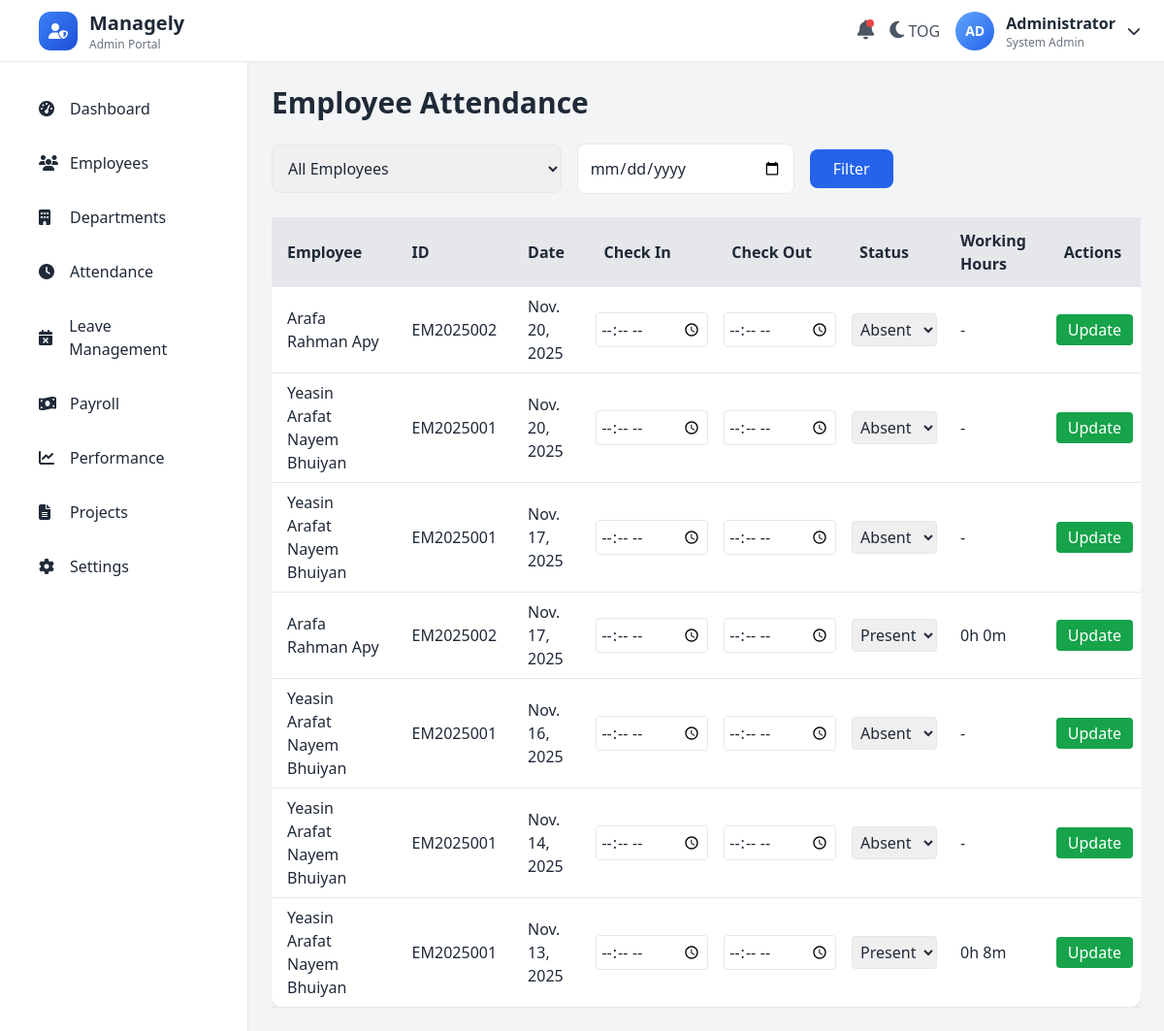
Screenshot of /adminportal/attendance/ (signed in) with the database file from the repository.
### employees/models.py (models this page shows, shortened)
class Attendance(models.Model):
    STATUS_CHOICES = [
        ('Present', 'Present'),
        ('Absent', 'Absent'),
        ('Late', 'Late'),
    ]
    employee = models.ForeignKey(EmployeeProfile, on_delete=models.CASCADE)
    date = models.DateField(default=timezone.localdate)
    check_in = models.TimeField(null=True, blank=True)
    check_out = models.TimeField(null=True, blank=True)
    status = models.CharField(max_length=10, choices=STATUS_CHOICES, default='Absent')
    def working_hours(self):
        if self.check_in and self.check_out:
            check_in_dt = datetime.combine(self.date, self.check_in)
            check_out_dt = datetime.combine(self.date, self.check_out)
            diff = check_out_dt - check_in_dt
            hours = int(diff.total_seconds() // 3600)
            minutes = int((diff.total_seconds() % 3600) // 60)
            return f"{hours}h {minutes}m"
        return "-"

### accounts/models.py (models this page shows, shortened)
class EmployeeProfile(models.Model):
    employee_id = models.CharField(max_length=20, unique=True, blank=True)
    full_name = models.CharField(max_length=100, blank=True, null=True)
    phone = models.CharField(max_length=15)
    department = models.CharField(max_length=50, blank=True, null=True)
    avatar = models.ImageField(upload_to='avatars/', blank=True, null=True)
    password = models.CharField(max_length=128)  # store raw for now
    first_login = models.BooleanField(default=True)
    temp_password = models.CharField(max_length=20, blank=True)  # one-time password
    email = models.EmailField(blank=True, null=True)
    is_active = models.BooleanField(default=True)

### adminpanel/views.py (the view, shortened to what this page needs)
# urls.py: path('attendance/', views.admin_attendance_view,
@login_required(login_url='/admin/')
def admin_attendance_view(request):
    employee_id = request.GET.get("employee_id", "")
    date_filter = request.GET.get("date", "")
    attendances = Attendance.objects.select_related('employee').order_by('-date')
    if employee_id:
        attendances = attendances.filter(employee__employee_id__icontains=employee_id)
    if date_filter:
        attendances = attendances.filter(date=date_filter)
    employees = EmployeeProfile.objects.all()  # for dropdown filter
    context = {
        "attendances": attendances,
        "employees": employees,
        "employee_id": employee_id,
        "date_filter": date_filter,
    }
    return render(request, "admin_attendance.html", context)

### adminpanel/templates/admin_attendance.html (shortened to what this page needs)
{% load static %}
<!DOCTYPE html>
<html lang="en" class="light">
<head>
    <link rel="stylesheet" href="{% static 'css/theme.css' %}">
    <script src="https://cdn.tailwindcss.com"></script>
</head>
<body class="bg-gray-100 dark:bg-blue-900 text-gray-800 dark:text-gray-100 transition-colors duration-300">
{% include 'adminsidetopbar.html' %}
<div class="ml-64 mt-16 p-6">
    <h2 class="text-3xl font-bold mb-6">Employee Attendance</h2>
    <form method="GET" class="flex flex-col md:flex-row md:items-center md:space-x-4 mb-6">
        <select name="employee_id" class="w-full md:w-1/3 p-3 rounded-lg border dark:bg-blue-700 dark:border-blue-600">
            <option value="">All Employees</option>
        </select>
        <input type="date" name="date" value="{{ date_filter }}"
            class="w-full md:w-1/4 p-3 rounded-lg border dark:bg-blue-700 dark:border-blue-600">
        <button type="submit" class="bg-blue-600 text-white px-6 py-2 rounded-lg font-medium hover:bg-blue-700 transition mt-2 md:mt-0">
            Filter
        </button>
    </form>
<div class="overflow-x-auto">
    <table class="min-w-full bg-white dark:bg-blue-800 rounded-xl shadow">
        <thead class="bg-gray-200 dark:bg-blue-700 text-gray-800 dark:text-gray-100">
            <tr>
                <th class="py-3 px-4 text-left">Employee</th>
                <th class="py-3 px-4 text-left">ID</th>
                <th class="py-3 px-4 text-left">Date</th>
                <th class="py-3 px-4 text-left">Check In</th>
                <th class="py-3 px-4 text-left">Check Out</th>
                <th class="py-3 px-4 text-left">Status</th>
                <th class="py-3 px-4 text-left">Working Hours</th>
                <th class="py-3 px-4 text-left">Actions</th>
            </tr>
        </thead>
        <tbody>
            {% for att in attendances %}
            <tr class="border-b border-gray-200 dark:border-blue-700">
                <td class="py-2 px-4">{{ att.employee.full_name }}</td>
                <td class="py-2 px-4">{{ att.employee.employee_id }}</td>
                <td class="py-2 px-4">{{ att.date }}</td>
                <form method="POST" class="flex flex-row items-center space-x-2">
                    <td class="py-2 px-2">
                        <input type="time" name="check_in" value="{{ att.check_in|default_if_none:'' }}"
                        class="w-full p-1 rounded border dark:bg-blue-700 dark:border-blue-600">
                    </td>
                    <td class="py-2 px-2">
                        <input type="time" name="check_out" value="{{ att.check_out|default_if_none:'' }}"
                          class="w-full p-1 rounded border dark:bg-blue-700 dark:border-blue-600">
                    </td>
                    <td class="py-2 px-2">
                        <select name="status" class="p-1 rounded border dark:bg-blue-700 dark:border-blue-600">
    <option value="Present" {% if att.status == "Present" %}selected{% endif %}>Present</option>
    <option value="Absent" {% if att.status == "Absent" %}selected{% endif %}>Absent</option>
</select>
                    </td>
                    <td class="py-2 px-4">{{ att.working_hours }}</td>
                    <td class="py-2 px-2">
                        <button type="submit" class="bg-green-600 hover:bg-green-700 text-white px-3 py-1 rounded">Update</button>
                    </td>
                </form>
            </tr>
            {% empty %}
            <tr>
                <td colspan="8" class="py-4 text-center text-gray-600 dark:text-gray-300">No records found.</td>
            </tr>
            {% endfor %}
        </tbody>
    </table>
</div>
</div>
</body>
</html>

### static/css/theme.css (style rules this page uses)
body { box-sizing: border-box; }
.light { --bg-primary: #ffffff; --bg-secondary: #f8fafc; --bg-tertiary: #f1f5f9; --text-primary: #1e293b; --text-secondary: #64748b; --border-color: #e2e8f0; --shadow: rgba(0, 0, 0, 0.1); }

### rows the page displays
Attendance: employee.full_name "Arafa Rahman Apy", employee.employee_id "EM2025002", date "Nov. 20, 2025", status "Absent", working_hours "-"
Attendance: employee.full_name "Yeasin Arafat Nayem Bhuiyan", employee.employee_id "EM2025001", date "Nov. 20, 2025", status "Absent", working_hours "-"
Attendance: employee.full_name "Yeasin Arafat Nayem Bhuiyan", employee.employee_id "EM2025001", date "Nov. 17, 2025", status "Absent", working_hours "-"
Attendance: employee.full_name "Arafa Rahman Apy", employee.employee_id "EM2025002", date "Nov. 17, 2025", status "Present", working_hours "0h 0m"
Attendance: employee.full_name "Yeasin Arafat Nayem Bhuiyan", employee.employee_id "EM2025001", date "Nov. 16, 2025", status "Absent", working_hours "-"
Attendance: employee.full_name "Yeasin Arafat Nayem Bhuiyan", employee.employee_id "EM2025001", date "Nov. 14, 2025", status "Absent", working_hours "-"
Attendance: employee.full_name "Yeasin Arafat Nayem Bhuiyan", employee.employee_id "EM2025001", date "Nov. 13, 2025", status "Present", working_hours "0h 8m"
